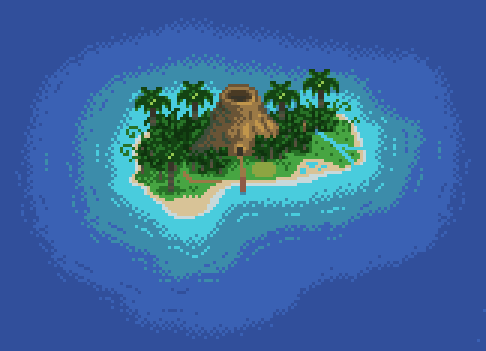
#> input picture wiki-assets/Ginger_Island.png, 486 x 351 px, given in place of Main_Logo_ZH.png, which was not available
$ python assets.py
#> lines starting #> are read from the running program, lines starting #| are printed output that depends on the picture
import base64, io, os, shutil
from PIL import Image
SRC=os.path.dirname(os.path.abspath(__file__))
A=os.path.join(SRC,'wiki-assets','')
OUT=os.path.join(SRC,'themes','')
def uri(im, fmt='PNG', colors=None, **kw):
    if colors: im = im.convert('RGBA').quantize(colors, method=Image.Quantize.FASTOCTREE)
    b=io.BytesIO(); im.save(b, fmt, optimize=True, **kw)
    mime={'PNG':'image/png','JPEG':'image/jpeg','GIF':'image/gif'}[fmt]
    return 'data:%s;base64,%s'%(mime, base64.b64encode(b.getvalue()).decode())
def raw(name, mime='image/png'):
    return 'data:%s;base64,%s'%(mime, base64.b64encode(open(A+name,'rb').read()).decode())
def bbox_split_rows(im):
    a=im.split()[3]; rows=[any(a.getpixel((x,y)) for x in range(im.width)) for y in range(im.height)]
    segs=[];s=None
    for y,r in enumerate(rows+[False]):
        if r and s is None: s=y
        if not r and s is not None: segs.append((s,y)); s=None
    return segs
def build():
    out={}
    lz=Image.open(A+'Main_Logo_ZH.png').convert('RGBA'); h=60; lz=lz.resize((int(lz.width*h/lz.height),h),Image.LANCZOS)
#> after `lz = lz.resize((int(lz.width * h / lz.height), h), Image.LANCZOS)`:
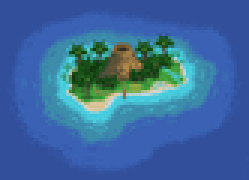
#> lz: PIL image 83x60 RGBA (shown 3 times larger); mean R, G, B, A 58.5, 104, 156.2, 255
    out['logo']=uri(lz,colors=48); out['logo_w']=lz.width/2
#> in uri, `if colors: im = im.convert('RGBA').quantize(colors, method=Image.Quant..`:
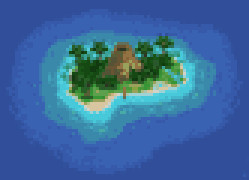
#> im: PIL image 83x60 P (shown 3 times larger); mean R, G, B 57.9, 103.3, 155.4
    out['menu']=raw('Menu_border.png')
    f=Image.open(A+'Fishing.png').convert('RGBA'); segs=bbox_split_rows(f)
    bob=f.crop((0,segs[0][0],f.width,segs[0][1])); bob=bob.crop(bob.getbbox()); out['bobber']=uri(bob)
    fish=f.crop((0,segs[-1][0],f.width,segs[-1][1])); fish=fish.crop(fish.getbbox()); out['fish']=uri(fish)
    out['pole']=raw('Bamboo_Pole.png')
    out['stardrop']=uri(Image.open(A+'Stardrop.png').convert('RGBA'),colors=24)
    out['junimo']=raw('Junimo.gif','image/gif')
    bl=Image.open(A+'Banner_Left.png').convert('RGBA'); bl=bl.crop(bl.getbbox()); w=188; bl=bl.resize((w,int(bl.height*w/bl.width)),Image.LANCZOS)
    out['coop']=uri(bl,colors=32); out['coop_h']=bl.height
    return out
def backgrounds():
    """Write the one background image each theme ships beside its JSON file."""
    os.makedirs(OUT,exist_ok=True)
    b=Image.open(A+'Beach_Overview.jpg').convert('RGB')
    b.crop((476,565,1107,952)).save(OUT+'stardew-island.jpg',quality=92)
    shutil.copyfile(os.path.join(SRC,'art','cover-background.png'),OUT+'stardew-cover.png')
    import farm; farm.build(OUT+'stardew-menu.png')
if __name__=='__main__':
#> (the run stopped early here; a loop or call above may not have finished)
